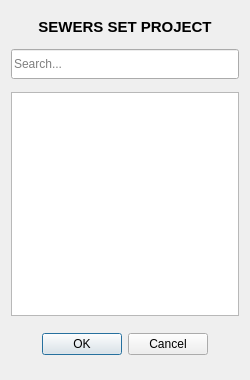
<?xml version="1.0" encoding="UTF-8"?>
<ui version="4.0">
 <class>setProjectDialog</class>
 <widget class="QDialog" name="setProjectDialog">
  <property name="geometry">
   <rect>
    <x>0</x>
    <y>0</y>
    <width>250</width>
    <height>380</height>
   </rect>
  </property>
  <property name="minimumSize">
   <size>
    <width>250</width>
    <height>380</height>
   </size>
  </property>
  <property name="maximumSize">
   <size>
    <width>250</width>
    <height>380</height>
   </size>
  </property>
  <property name="windowTitle">
   <string>Sewers Set Project</string>
  </property>
  <property name="windowIcon">
   <iconset>
    <normaloff>../sewersIcon.ico</normaloff>../sewersIcon.ico</iconset>
  </property>
  <property name="modal">
   <bool>false</bool>
  </property>
  <layout class="QVBoxLayout" name="verticalLayout_2">
   <item>
    <layout class="QVBoxLayout" name="setProjectLayout">
     <property name="spacing">
      <number>13</number>
     </property>
     <property name="topMargin">
      <number>7</number>
     </property>
     <property name="bottomMargin">
      <number>10</number>
     </property>
     <item>
      <widget class="QLabel" name="setProjectLabel">
       <property name="maximumSize">
        <size>
         <width>16777215</width>
         <height>50</height>
        </size>
       </property>
       <property name="font">
        <font>
         <pointsize>11</pointsize>
         <bold>true</bold>
        </font>
       </property>
       <property name="text">
        <string>SEWERS SET PROJECT</string>
       </property>
       <property name="alignment">
        <set>Qt::AlignCenter</set>
       </property>
      </widget>
     </item>
     <item>
      <widget class="QLineEdit" name="searchBarLineEdit">
       <property name="minimumSize">
        <size>
         <width>0</width>
         <height>30</height>
        </size>
       </property>
       <property name="placeholderText">
        <string>Search...</string>
       </property>
      </widget>
     </item>
     <item>
      <widget class="QListWidget" name="setProjectList"/>
     </item>
     <item>
      <widget class="QDialogButtonBox" name="setProjectButtonBox">
       <property name="minimumSize">
        <size>
         <width>0</width>
         <height>30</height>
        </size>
       </property>
       <property name="maximumSize">
        <size>
         <width>16777215</width>
         <height>40</height>
        </size>
       </property>
       <property name="orientation">
        <enum>Qt::Horizontal</enum>
       </property>
       <property name="standardButtons">
        <set>QDialogButtonBox::Cancel|QDialogButtonBox::Ok</set>
       </property>
       <property name="centerButtons">
        <bool>true</bool>
       </property>
      </widget>
     </item>
    </layout>
   </item>
  </layout>
 </widget>
 <resources/>
 <connections>
  <connection>
   <sender>setProjectButtonBox</sender>
   <signal>accepted()</signal>
   <receiver>setProjectDialog</receiver>
   <slot>accept()</slot>
   <hints>
    <hint type="sourcelabel">
     <x>248</x>
     <y>254</y>
    </hint>
    <hint type="destinationlabel">
     <x>157</x>
     <y>274</y>
    </hint>
   </hints>
  </connection>
  <connection>
   <sender>setProjectButtonBox</sender>
   <signal>rejected()</signal>
   <receiver>setProjectDialog</receiver>
   <slot>reject()</slot>
   <hints>
    <hint type="sourcelabel">
     <x>316</x>
     <y>260</y>
    </hint>
    <hint type="destinationlabel">
     <x>286</x>
     <y>274</y>
    </hint>
   </hints>
  </connection>
 </connections>
</ui>
